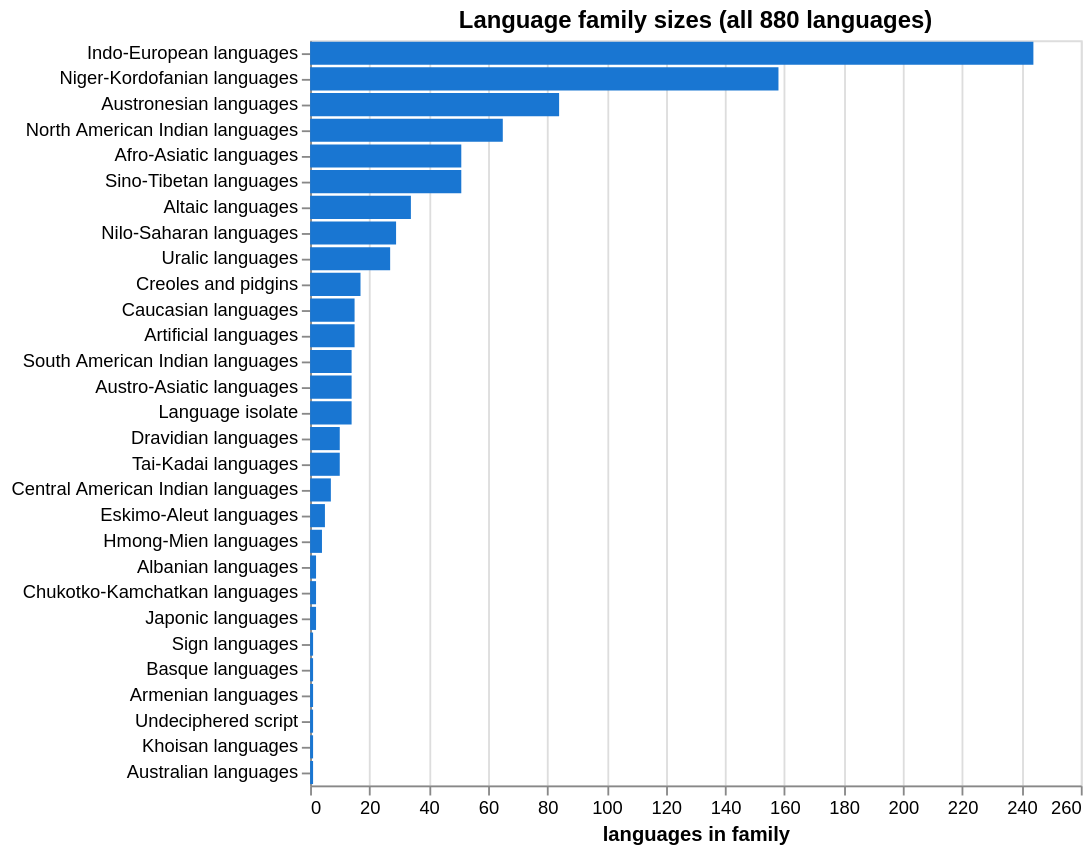

The cell this chart's notebook holds for it:
### Markdown cell above
### Family Size Distribution

Family size varies from Indo-European (243) to Chukotko-Kamchatkan (2), Sign languages (1), and Australian languages (1). This matters for interpreting downstream results: pattern claims about very small families rest on few data points and should be read as illustrative rather than statistically grounded.

### Code cell
family_sizes = (
    df["family_name"].fillna("Unassigned")
    .value_counts()
    .rename_axis("family")
    .reset_index(name="n_languages")
    .sort_values("n_languages", ascending=False)
    .reset_index(drop=True)
)

print(f"Total distinct families: {len(family_sizes)}")
print()
print(family_sizes.to_string(index=False))

bar = alt.Chart(family_sizes).mark_bar(color="#1976d2").encode(
    y=alt.Y("family:N",
            sort=alt.EncodingSortField("n_languages", order="descending"),
            title=None),
    x=alt.X("n_languages:Q", title="languages in family"),
    tooltip=["family:N", "n_languages:Q"],
).properties(
    width=420,
    height=max(240, len(family_sizes) * 14),
    title=f"Language family sizes (all {n_languages} languages)",
)
bar

### Figure 1 — Vega-Lite specification as saved in the notebook (floating-point values rounded to 4 significant figures)
{"config": {"view": {"continuousWidth": 300, "continuousHeight": 300}}, "data": {"name": "data-4213458391507c33a4f1ad41ac485925"}, "mark": {"type": "bar", "color": "#1976d2"}, "encoding": {"tooltip": [{"field": "family", "type": "nominal"}, {"field": "n_languages", "type": "quantitative"}], "x": {"field": "n_languages", "title": "languages in family", "type": "quantitative"}, "y": {"field": "family", "sort": {"field": "n_languages", "order": "descending"}, "title": null, "type": "nominal"}}, "height": 406, "title": "Language family sizes (all 880 languages)", "width": 420, "$schema": "https://vega.github.io/schema/vega-lite/v6.1.0.json", "datasets": {"data-4213458391507c33a4f1ad41ac485925": [{"family": "Indo-European languages", "n_languages": 244}, {"family": "Niger-Kordofanian languages", "n_languages": 158}, {"family": "Austronesian languages", "n_languages": 84}, {"family": "North American Indian languages", "n_languages": 65}, {"family": "Afro-Asiatic languages", "n_languages": 51}, {"family": "Sino-Tibetan languages", "n_languages": 51}, {"family": "Altaic languages", "n_languages": 34}, {"family": "Nilo-Saharan languages", "n_languages": 29}, {"family": "Uralic languages", "n_languages": 27}, {"family": "Creoles and pidgins", "n_languages": 17}, {"family": "Caucasian languages", "n_languages": 15}, {"family": "Artificial languages", "n_languages": 15}, {"family": "South American Indian languages", "n_languages": 14}, {"family": "Austro-Asiatic languages", "n_languages": 14}, {"family": "Language isolate", "n_languages": 14}, {"family": "Dravidian languages", "n_languages": 10}, {"family": "Tai-Kadai languages", "n_languages": 10}, {"family": "Central American Indian languages", "n_languages": 7}, {"family": "Eskimo-Aleut languages", "n_languages": 5}, {"family": "Hmong-Mien languages", "n_languages": 4}, {"family": "Albanian languages", "n_languages": 2}, {"family": "Chukotko-Kamchatkan languages", "n_languages": 2}, {"family": "Japonic languages", "n_languages": 2}, {"family": "Sign languages", "n_languages": 1}, {"family": "Basque languages", "n_languages": 1}, {"family": "Armenian languages", "n_languages": 1}, {"family": "Undeciphered script", "n_languages": 1}, {"family": "Khoisan languages", "n_languages": 1}, {"family": "Australian languages", "n_languages": 1}]}}
